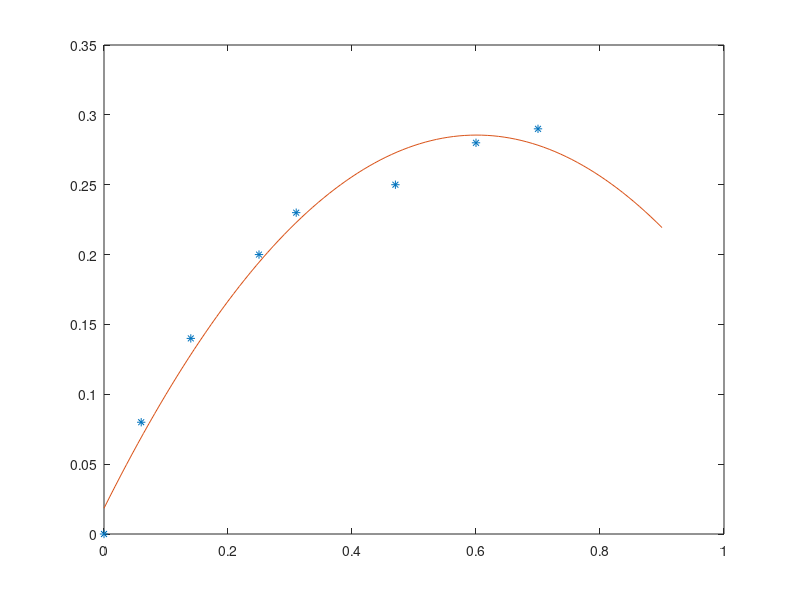

Recreate this plot in MATLAB.
%% Esercizio sui mimini quadrati (Lab 10)
%clc
clear
close all;


sigma = [0.00 0.06 0.14 0.25 0.31 0.47 0.60 0.70];
epsilon = [0.00 0.08 0.14 0.20 0.23 0.25 0.28 0.29];

coeff = polyfit(sigma, epsilon, 2);

den = (length(sigma)*sum(sigma.^2) - (sum(sigma)^2));
q = (sum(epsilon).*sum(sigma.^2)-sum(sigma)*(sum(sigma.*epsilon)))./den;
m = ((length(sigma)*sum(sigma.*epsilon)) - sum(sigma) * sum(epsilon))...
./den;

previsione = polyval(coeff, 0.9)

plot(sigma, epsilon, '*');
hold on;
x = linspace(0.00, 0.9);
plot(x, polyval(coeff,x));